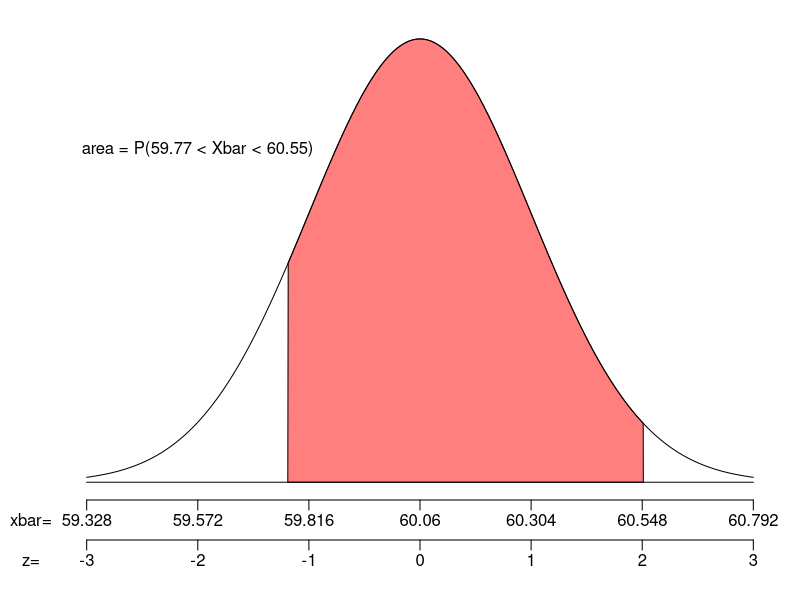

The R script that drew this image:
## ---- chunk 1
## DATA GENERATION
while(T)
{
mu = signif(runif(1,60,75),4)
sig = signif(runif(1,1,4),3)
n = sample(c(100,120,121,125,144,150,169,175,196,200,225),1)
se = signif(sig/sqrt(n),3)
z1 = runif(1,-2.7,-0.5)
z2 = runif(1,0.5,2.7)
x1 = signif(mu+z1*se,4)
x2 = signif(mu+z2*se,4)
z1 = round((x1-mu)/se,2)
z2 = round((x2-mu)/se,2)
Pr = round(pnorm(z2),4)-round(pnorm(z1),4)
if(0.1 < Pr & Pr < 0.9)
{
    break
}
}
## ---- chunk 2
par(mar=c(5,3,1,1))
zs = seq(-3,3,length=1000)
ys = dnorm(zs)
plot(zs, ys, 'l',xlim = c(-3,3), ylim = c(0,0.4),
     ann=FALSE,xaxt="n",yaxt="n",
     lwd=1,bty='n')
axis(side=1, line=0, at=-3:3, labels = FALSE)
mtext(mu+(-3:3)*se,side=1,line=0.5,at=-3:3)
mtext(c("xbar="),line=0.5,side=1,at=-3.5)
axis(side=1, line=2,at=-3:3, labels = FALSE)
mtext(-3:3,side=1,line=2.5,at=-3:3)
mtext(c("z="),line=2.5,side=1,at=-3.5)
polygon(c(zs[zs>=z1 & zs<=z2], z2, z1),c(ys[zs>=z1 & zs<=z2], 0, 0), col=rgb(1,0,0,0.5))
lines(c(-3,3),c(0,0),'l')
text(-2,0.3,label=sprintf("area = P(%0.2f < Xbar < %0.2f)",x1,x2))
